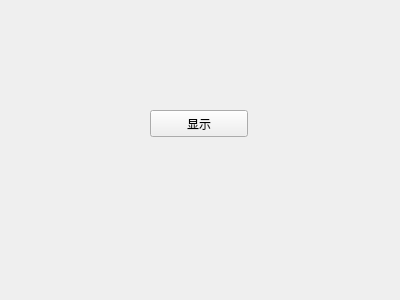
<?xml version="1.0" encoding="UTF-8"?>
<ui version="4.0">
 <class>Widget</class>
 <widget class="QWidget" name="Widget">
  <property name="geometry">
   <rect>
    <x>0</x>
    <y>0</y>
    <width>400</width>
    <height>300</height>
   </rect>
  </property>
  <property name="windowTitle">
   <string>Widget</string>
  </property>
  <widget class="QPushButton" name="pushButton">
   <property name="geometry">
    <rect>
     <x>150</x>
     <y>110</y>
     <width>98</width>
     <height>27</height>
    </rect>
   </property>
   <property name="text">
    <string>显示</string>
   </property>
  </widget>
 </widget>
 <layoutdefault spacing="6" margin="11"/>
 <resources/>
 <connections/>
</ui>
